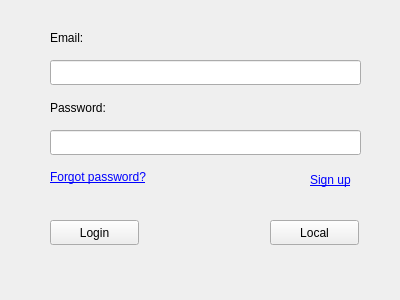
<?xml version="1.0" encoding="UTF-8"?>
<ui version="4.0">
 <class>Form</class>
 <widget class="QWidget" name="Form">
  <property name="windowModality">
   <enum>Qt::ApplicationModal</enum>
  </property>
  <property name="enabled">
   <bool>true</bool>
  </property>
  <property name="geometry">
   <rect>
    <x>0</x>
    <y>0</y>
    <width>400</width>
    <height>300</height>
   </rect>
  </property>
  <property name="sizePolicy">
   <sizepolicy hsizetype="Fixed" vsizetype="Fixed">
    <horstretch>0</horstretch>
    <verstretch>0</verstretch>
   </sizepolicy>
  </property>
  <property name="minimumSize">
   <size>
    <width>400</width>
    <height>300</height>
   </size>
  </property>
  <property name="maximumSize">
   <size>
    <width>400</width>
    <height>300</height>
   </size>
  </property>
  <property name="windowTitle">
   <string>Login - DorkyPy</string>
  </property>
  <widget class="QPushButton" name="loginButton">
   <property name="geometry">
    <rect>
     <x>50</x>
     <y>220</y>
     <width>89</width>
     <height>25</height>
    </rect>
   </property>
   <property name="text">
    <string>Login</string>
   </property>
  </widget>
  <widget class="QPushButton" name="localButton">
   <property name="geometry">
    <rect>
     <x>270</x>
     <y>220</y>
     <width>89</width>
     <height>25</height>
    </rect>
   </property>
   <property name="text">
    <string>Local</string>
   </property>
  </widget>
  <widget class="QLabel" name="label">
   <property name="geometry">
    <rect>
     <x>50</x>
     <y>30</y>
     <width>41</width>
     <height>17</height>
    </rect>
   </property>
   <property name="text">
    <string>Email:</string>
   </property>
   <property name="textFormat">
    <enum>Qt::RichText</enum>
   </property>
  </widget>
  <widget class="QLabel" name="label_2">
   <property name="geometry">
    <rect>
     <x>50</x>
     <y>100</y>
     <width>67</width>
     <height>17</height>
    </rect>
   </property>
   <property name="text">
    <string>Password:</string>
   </property>
   <property name="textFormat">
    <enum>Qt::RichText</enum>
   </property>
  </widget>
  <widget class="QLineEdit" name="email">
   <property name="geometry">
    <rect>
     <x>50</x>
     <y>60</y>
     <width>311</width>
     <height>25</height>
    </rect>
   </property>
  </widget>
  <widget class="QLineEdit" name="password">
   <property name="geometry">
    <rect>
     <x>50</x>
     <y>130</y>
     <width>311</width>
     <height>25</height>
    </rect>
   </property>
   <property name="echoMode">
    <enum>QLineEdit::Password</enum>
   </property>
  </widget>
  <widget class="QLabel" name="forgotPassword">
   <property name="geometry">
    <rect>
     <x>50</x>
     <y>167</y>
     <width>121</width>
     <height>20</height>
    </rect>
   </property>
   <property name="text">
    <string>&lt;html&gt;&lt;head/&gt;&lt;body&gt;&lt;p&gt;&lt;a href=&quot;#&quot;&gt;&lt;span style=&quot; text-decoration: underline; color:#0000ff;&quot;&gt;Forgot password?&lt;/span&gt;&lt;/a&gt;&lt;/p&gt;&lt;/body&gt;&lt;/html&gt;</string>
   </property>
   <property name="textFormat">
    <enum>Qt::RichText</enum>
   </property>
   <property name="textInteractionFlags">
    <set>Qt::LinksAccessibleByKeyboard|Qt::LinksAccessibleByMouse</set>
   </property>
  </widget>
  <widget class="QLabel" name="signup">
   <property name="geometry">
    <rect>
     <x>310</x>
     <y>170</y>
     <width>51</width>
     <height>20</height>
    </rect>
   </property>
   <property name="text">
    <string>&lt;html&gt;&lt;head/&gt;&lt;body&gt;&lt;p&gt;&lt;a href=&quot;#&quot;&gt;&lt;span style=&quot; text-decoration: underline; color:#0000ff;&quot;&gt;Sign up&lt;/span&gt;&lt;/a&gt;&lt;/p&gt;&lt;/body&gt;&lt;/html&gt;</string>
   </property>
   <property name="textFormat">
    <enum>Qt::RichText</enum>
   </property>
   <property name="openExternalLinks">
    <bool>true</bool>
   </property>
   <property name="textInteractionFlags">
    <set>Qt::LinksAccessibleByKeyboard|Qt::LinksAccessibleByMouse</set>
   </property>
  </widget>
 </widget>
 <resources/>
 <connections/>
</ui>
